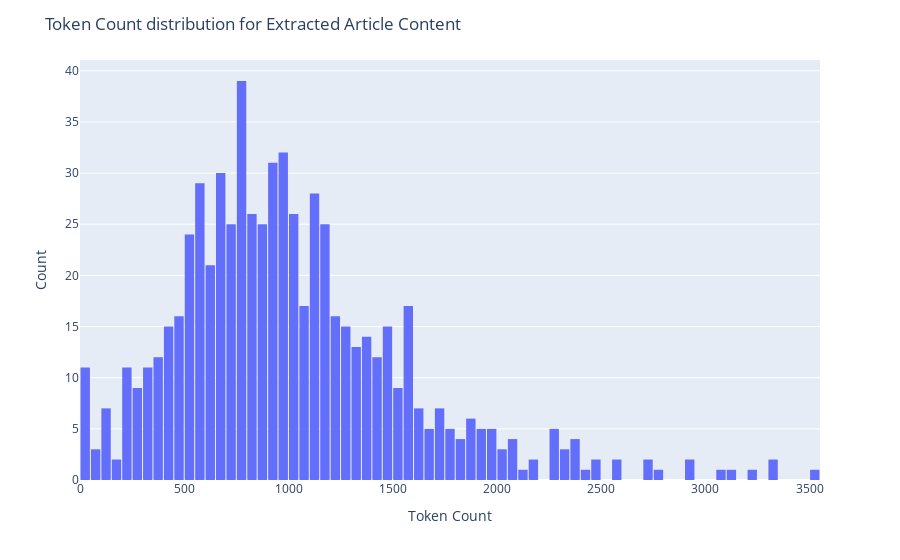

The code cell stored with this chart in its notebook:
### Code cell
fig = px.histogram(df_hpb, x="num_content_tokens", nbins=80)
fig.update_layout(
    title_text="Token Count distribution for Extracted Article Content",
    xaxis_title_text="Token Count",
    yaxis_title_text="Count",
    bargap=0.1,
)
# fig.add_vline(x=lower_threshold, line_dash="dash", line_color="firebrick")
# fig.add_vline(x=upper_threshold, line_dash="dash", line_color="firebrick")
fig.show()

### Figure 1 — Plotly figure (JSON) as saved in the notebook; plotly's stock layout.template omitted (floating-point values rounded to 4 significant figures; data arrays with more than 128 entries replaced by an {"elided": "..."} marker saying what was removed)
{"data": [{"alignmentgroup": "True", "bingroup": "x", "hovertemplate": "num_content_tokens=%{x}<br>count=%{y}<extra></extra>", "legendgroup": "", "marker": {"color": "#636efa", "pattern": {"shape": ""}}, "name": "", "nbinsx": 80, "offsetgroup": "", "orientation": "v", "showlegend": false, "type": "histogram", "x": {"elided": "668 int values"}, "xaxis": "x", "yaxis": "y"}], "layout": {"bargap": 0.1, "barmode": "relative", "legend": {"tracegroupgap": 0}, "margin": {"t": 60}, "title": {"text": "Token Count distribution for Extracted Article Content"}, "xaxis": {"anchor": "y", "domain": [0, 1], "title": {"text": "Token Count"}}, "yaxis": {"anchor": "x", "domain": [0, 1], "title": {"text": "Count"}}}}
